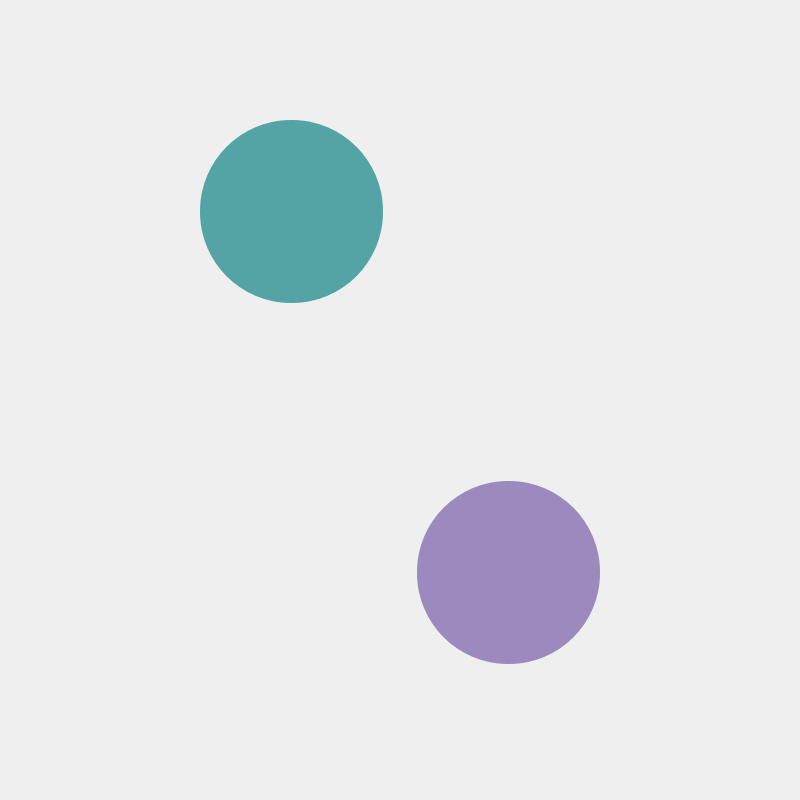
<?xml version="1.0" encoding="UTF-8"?>
<ui version="4.0">
 <class>MainWidget</class>
 <widget class="QWidget" name="MainWidget">
  <property name="geometry">
   <rect>
    <x>0</x>
    <y>0</y>
    <width>800</width>
    <height>800</height>
   </rect>
  </property>
  <property name="maximumSize">
   <size>
    <width>800</width>
    <height>800</height>
   </size>
  </property>
  <property name="windowTitle">
   <string>Skripta</string>
  </property>
  <property name="statusTip">
   <string/>
  </property>
  <property name="whatsThis">
   <string/>
  </property>
  <property name="accessibleName">
   <string/>
  </property>
  <property name="accessibleDescription">
   <string/>
  </property>
  <property name="autoFillBackground">
   <bool>false</bool>
  </property>
  <property name="styleSheet">
   <string notr="true">QWidget #MainWidget {
	background-image: url(&quot;images:main-window.png&quot;);
	background-attachment:  fixed;
}</string>
  </property>
  <widget class="QPushButton" name="RecordButton">
   <property name="geometry">
    <rect>
     <x>200</x>
     <y>120</y>
     <width>183</width>
     <height>183</height>
    </rect>
   </property>
   <property name="styleSheet">
    <string notr="true">QPushButton#RecordButton{
	border-radius: 91px;
	background:  rgb(84, 164, 166);
}

QPushButton#RecordButton:hover {
    background: #63C2C4;
}

QPushButton#RecordButton:pressed {
    background: #63C2C4;
	border: 3px solid white;
}
</string>
   </property>
   <property name="text">
    <string/>
   </property>
   <property name="icon">
    <iconset>
     <normaloff>resources/icons/mic.png</normaloff>resources/icons/mic.png</iconset>
   </property>
   <property name="iconSize">
    <size>
     <width>140</width>
     <height>140</height>
    </size>
   </property>
   <property name="checkable">
    <bool>true</bool>
   </property>
  </widget>
  <widget class="QPushButton" name="LoadButton">
   <property name="geometry">
    <rect>
     <x>417</x>
     <y>481</y>
     <width>183</width>
     <height>183</height>
    </rect>
   </property>
   <property name="styleSheet">
    <string notr="true">QPushButton#LoadButton {
	border-radius: 91px;
	background: #9C8ABF;
}

QPushButton#LoadButton:hover {
    background: #B8A2E1;
}

QPushButton#LoadButton:pressed {
    background: #B8A2E1;
	border: 3px solid white;
}
</string>
   </property>
   <property name="text">
    <string/>
   </property>
   <property name="icon">
    <iconset>
     <normaloff>resources/icons/audio.png</normaloff>resources/icons/audio.png</iconset>
   </property>
   <property name="iconSize">
    <size>
     <width>150</width>
     <height>150</height>
    </size>
   </property>
   <property name="checkable">
    <bool>true</bool>
   </property>
  </widget>
  <zorder>LoadButton</zorder>
  <zorder>RecordButton</zorder>
 </widget>
 <resources/>
 <connections/>
</ui>
